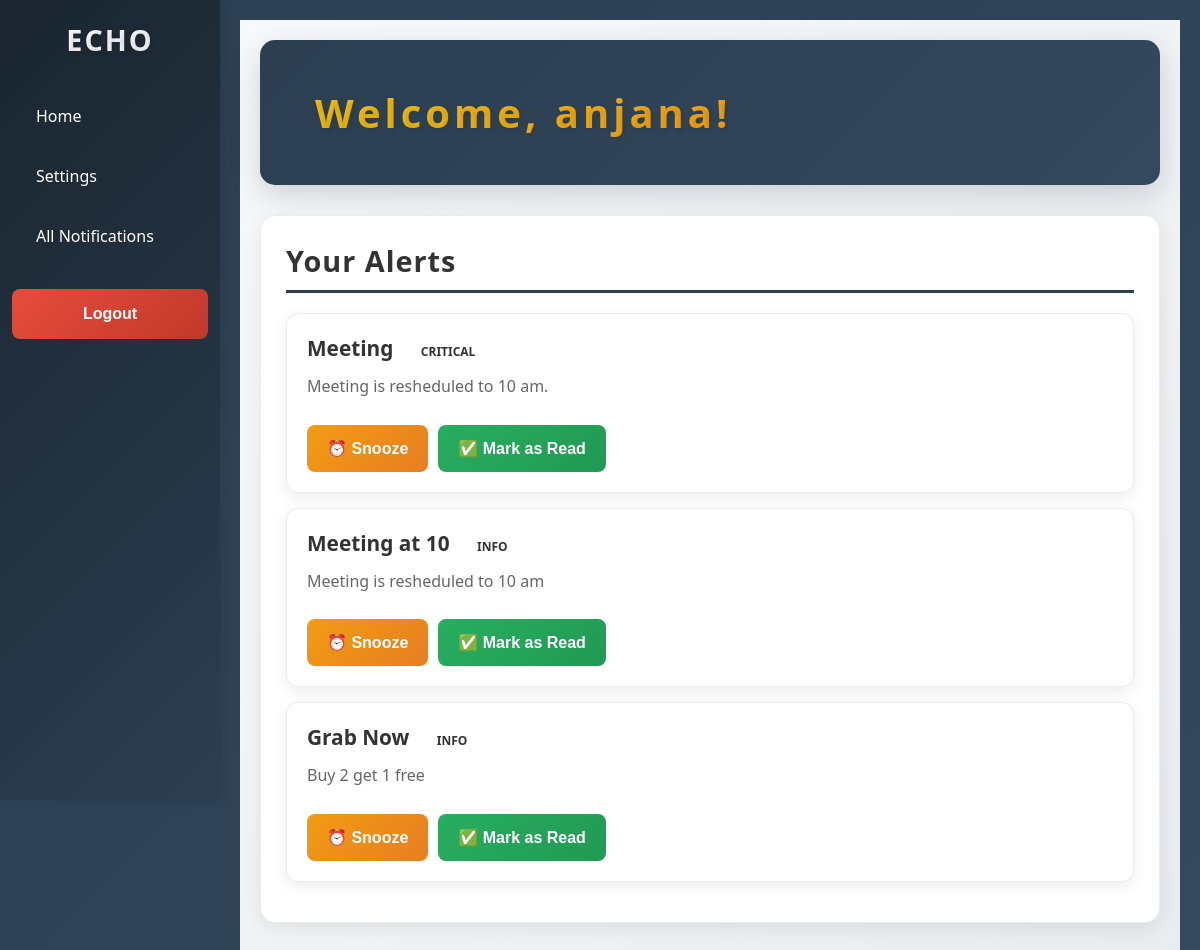
The page /users/dashboard/ (signed in) on the database its author committed.
### users/models.py (models this page shows, shortened)
class User(AbstractUser):
    email = models.EmailField(unique=True)
    phone_number = models.CharField(max_length=15, blank=True, null=True)
    team = models.ForeignKey(Team, on_delete=models.SET_NULL, null=True, blank=True)

### notifications/models.py (models this page shows, shortened)
class Alert(models.Model):
    SEVERITY_CHOICES = [
        ('info', 'Info'),
        ('warning', 'Warning'),
        ('critical', 'Critical')
    ]
    title = models.CharField(max_length=200)
    message = models.TextField()
    severity = models.CharField(max_length=50, choices=SEVERITY_CHOICES)
    start_time = models.DateTimeField()
    expiry_time = models.DateTimeField()
    remainder_freq = models.IntegerField(default=120)
    teams = models.ManyToManyField('users.Team', blank=True)
    users = models.ManyToManyField(settings.AUTH_USER_MODEL, blank=True)
    entire_organization = models.BooleanField(default=False)
    is_active = models.BooleanField(default=True)

### users/views.py (the view)
# urls.py: path('dashboard/', views.dashboard, name='dashboard'),
@login_required
def dashboard(request):
    user = request.user
    now = timezone.now()
    active_alerts = Alert.objects.filter(
        is_active=True,
        start_time__lte=now,
        expiry_time__gte=now
    ).filter(
        Q(entire_organization=True) |
        Q(users=user) |
        Q(teams=user.team)
    ).distinct()
    snoozed_alerts = UserAlertPreference.objects.filter(
        user=user,
        snoozed_until__gt=now
    ).values_list('alert_id', flat=True)
    read_alerts = UserAlertPreference.objects.filter(
        user=user,
        is_read=True
    ).values_list('alert_id', flat=True)
    alerts_to_show = active_alerts.exclude(id__in=list(snoozed_alerts) + list(read_alerts))
    return render(request, 'dashboard.html', {'alerts': alerts_to_show})

### users/templates/dashboard.html (shortened to what this page needs)
{% extends "base.html" %}
{% block content %}
<div class="dashboard-content">
  <div class="dashboard-welcome">
    <h1>Welcome, {{ request.user.username }}!</h1>
  </div>
  <div class="dashboard-section">
    <h2>Your Alerts</h2>
    {% for alert in alerts %}
    <div class="alert-card">
      <h3>
        {{ alert.title }}
        <span class="alert-severity {{ alert.severity|lower }}">
          {{ alert.severity }}
        </span>
      </h3>
      <p>{{ alert.message }}</p>
      <div class="alert-actions">
        <form method="post" action="{% url 'snooze_alert' alert.id %}">
          <button type="submit" class="alert-btn snooze">⏰ Snooze</button>
        </form>
        <form method="post" action="{% url 'mark_alert_as_read' alert.id %}">
          <button type="submit" class="alert-btn mark-read">
            ✅ Mark as Read
          </button>
        </form>
      </div>
    </div>
    {% empty %}
    <div class="no-alerts">
      <p> No active alerts</p>
    </div>
    {% endfor %}
  </div>
</div>
{% endblock %}

### users/static/style.css (style rules this page uses)
* { margin: 0; padding: 0; box-sizing: border-box; }
body { font-family: 'Segoe UI', Tahoma, Geneva, Verdana, sans-serif; background: linear-gradient(135deg, #2c3e50 0%, #34495e 100%); min-height: 100vh; display: flex; align-items: center; justify-content: center; padding: 20px; }
h1 { color: #2c3e50; font-size: 4em; margin-bottom: 15px; font-weight: 700; letter-spacing: 4px; text-shadow: 2px 2px 4px rgba(0, 0, 0, 0.1); background: linear-gradient(135deg, #2c3e50 0%, #34495e 100%); -webkit-background-clip: text; -webkit-text-fill-color: transparent; background-clip: text; }
h2 { color: #666; font-size: 1.8em; margin-bottom: 30px; font-weight: 500; letter-spacing: 1px; }
form { text-align: left; }
button[type="submit"] { width: 100%; background: linear-gradient(135deg, #2c3e50 0%, #34495e 100%); color: white; border: none; padding: 14px 20px; border-radius: 8px; font-size: 16px; font-weight: 600; cursor: pointer; transition: transform 0.2s ease, box-shadow 0.2s ease; margin-top: 10px; }
body { margin: 0; font-family: 'Segoe UI', Tahoma, Geneva, Verdana, sans-serif; display: flex; }
.dashboard-content { max-width: 1200px; margin: 0 auto; }
.dashboard-welcome { background: linear-gradient(135deg, #2c3e50 0%, #34495e 100%); color: white; padding: 30px; border-radius: 15px; margin-bottom: 30px; box-shadow: 0 10px 30px rgba(44, 62, 80, 0.2); }
.dashboard-welcome h1 { margin: 0; font-size: 2.5em; font-weight: 700; background: linear-gradient(135deg, #f1c40f 0%, #f39c12 100%); -webkit-background-clip: text; -webkit-text-fill-color: transparent; background-clip: text; padding: 15px 25px; border-radius: 10px; display: inline-block; }
.dashboard-section { background: white; border-radius: 15px; padding: 25px; margin-bottom: 25px; box-shadow: 0 5px 20px rgba(0, 0, 0, 0.08); border: 1px solid #e9ecef; }
.dashboard-section h2 { color: #333; font-size: 1.8em; margin-bottom: 20px; font-weight: 600; border-bottom: 3px solid #2c3e50; padding-bottom: 10px; }
.alert-card { background: white; border-radius: 12px; padding: 20px; margin-bottom: 15px; box-shadow: 0 4px 15px rgba(0, 0, 0, 0.08); border-left: 5px solid #2c3e50; transition: all 0.3s ease; border: 1px solid #e9ecef; }
.alert-card h3 { color: #333; font-size: 1.3em; margin-bottom: 10px; font-weight: 600; }
.alert-card p { color: #666; line-height: 1.6; margin-bottom: 15px; }
.alert-severity { display: inline-block; padding: 4px 12px; border-radius: 20px; font-size: 12px; font-weight: 600; text-transform: uppercase; margin-left: 10px; }
.alert-actions { display: flex; gap: 10px; margin-top: 15px; }
.alert-btn { padding: 8px 16px; border: none; border-radius: 8px; font-size: 14px; font-weight: 600; cursor: pointer; transition: all 0.3s ease; text-decoration: none; display: inline-block; text-align: center; }
.alert-btn.snooze { background: linear-gradient(135deg, #f39c12 0%, #e67e22 100%); color: white; }
.alert-btn.mark-read { background: linear-gradient(135deg, #27ae60 0%, #229954 100%); color: white; }

### rows shown on the page
User: user.username "anjana"
Alert: title "Meeting", severity "CRITICAL", message "Meeting is resheduled to 10 am."
Alert: title "Meeting at 10", severity "INFO", message "Meeting is resheduled to 10 am"
Alert: title "Grab Now", severity "INFO", message "Buy 2 get 1 free"
